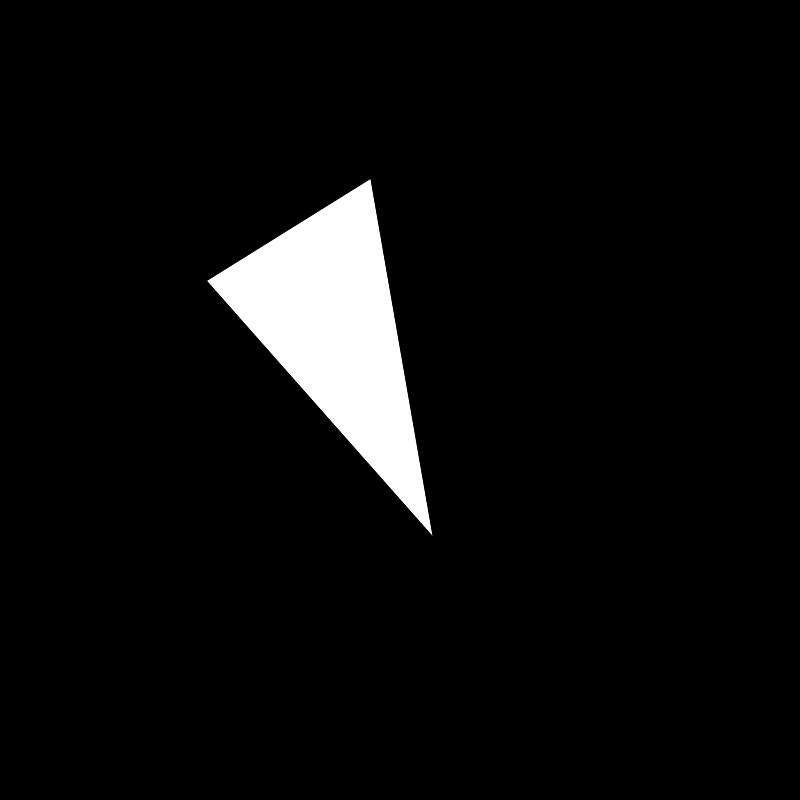
Frame 1 (no input)
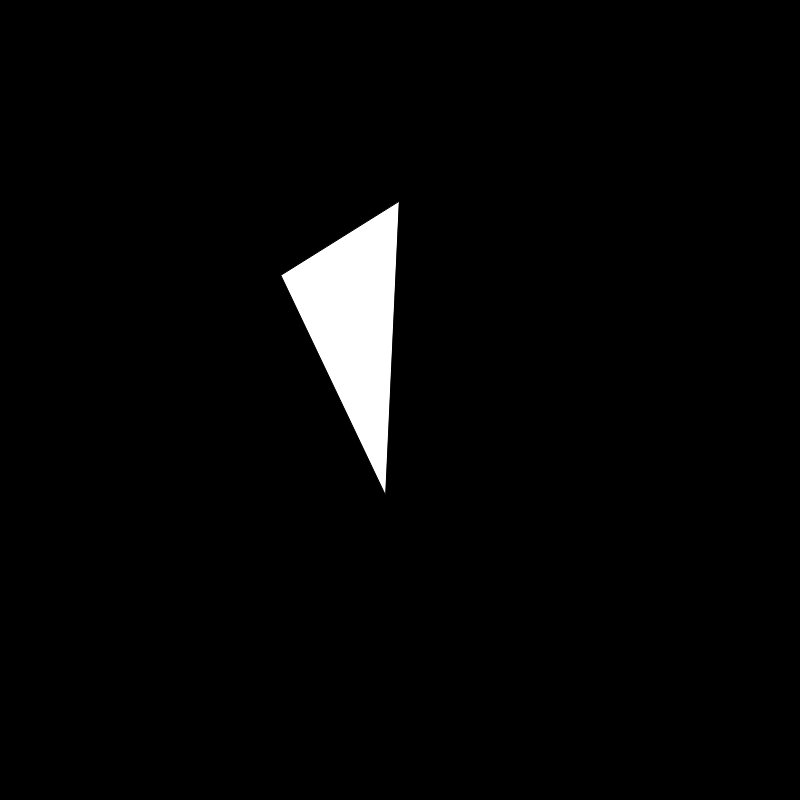
Frame 60 (no input)
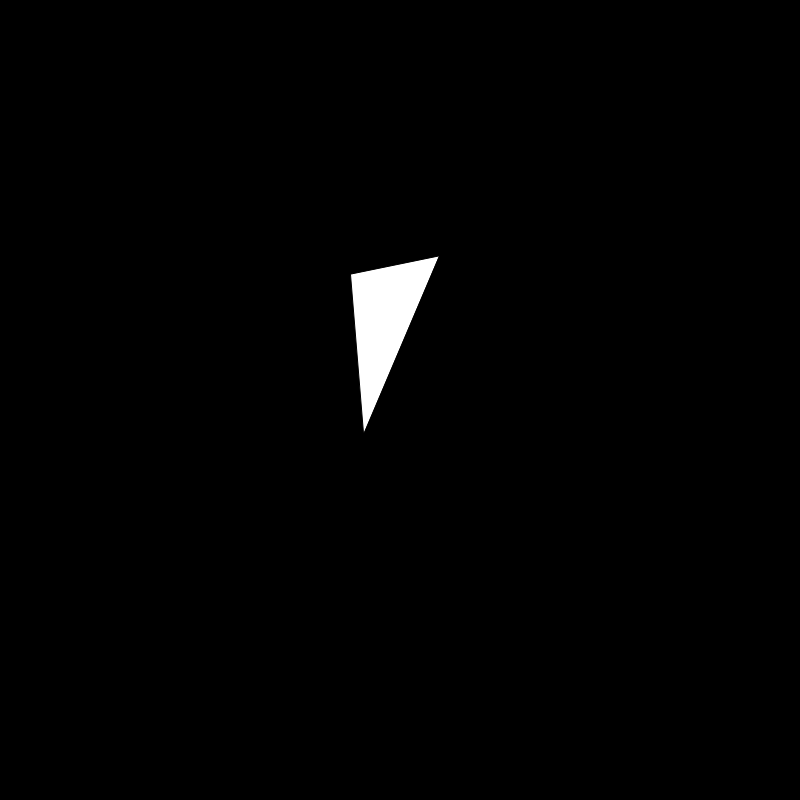
Frame 120 (the mouse pressed at the canvas centre since frame 60)

The p5.js sketch that drew these frames (run headless with seeded random() and noise() and a simulated clock; from frame 60 on, the mouse is pressed at the canvas centre):

// p5.js sketch
// ── sketch.js
var nx1;
var nx2;
var nx3;
var ny1;
var ny2;
var ny3;

function setup() {
  createCanvas(800, 800);
 
  // let all the initial noise sampling
  // variables be different, so our samples
  // aren't all initially the same
  nx1 = 10;
  nx2 = 20;
  nx3 = 30;
  ny1 = 40;
  ny2 = 50;
  ny3 = 60;
}

function draw() {
  
  var x1 = width * noise(nx1);
  var x2 = width * noise(nx2);
  var x3 = width * noise(nx3);
  var y1 = height * noise(ny1);
  var y2 = height * noise(ny2);
  var y3 = height * noise(ny3);
  
  background(0);
  fill(255);
  triangle(x1, y1, x2, y2, x3, y3);
  
  // change the noise samples
  nx1 += 0.0011;
  nx2 += 0.0022;
  nx3 += 0.0017;
  ny1 += 0.0013;
  ny2 += 0.0019;
  ny3 += 0.0015;
  
}
